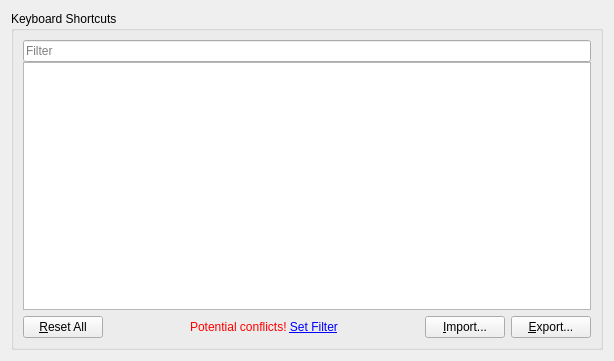
<?xml version="1.0" encoding="UTF-8"?>
<ui version="4.0">
 <class>Tiled::ShortcutSettingsPage</class>
 <widget class="QWidget" name="Tiled::ShortcutSettingsPage">
  <property name="geometry">
   <rect>
    <x>0</x>
    <y>0</y>
    <width>614</width>
    <height>361</height>
   </rect>
  </property>
  <layout class="QGridLayout" name="gridLayout">
   <item row="0" column="0">
    <widget class="QGroupBox" name="groupBox">
     <property name="title">
      <string>Keyboard Shortcuts</string>
     </property>
     <layout class="QGridLayout" name="gridLayout_2">
      <item row="0" column="0" colspan="6">
       <layout class="QVBoxLayout" name="verticalLayout">
        <property name="spacing">
         <number>0</number>
        </property>
        <item>
         <widget class="Tiled::FilterEdit" name="filterEdit">
          <property name="placeholderText">
           <string>Filter</string>
          </property>
         </widget>
        </item>
        <item>
         <widget class="QTreeView" name="shortcutsView">
          <property name="rootIsDecorated">
           <bool>false</bool>
          </property>
          <property name="uniformRowHeights">
           <bool>true</bool>
          </property>
          <property name="itemsExpandable">
           <bool>false</bool>
          </property>
          <property name="sortingEnabled">
           <bool>true</bool>
          </property>
          <attribute name="headerStretchLastSection">
           <bool>false</bool>
          </attribute>
         </widget>
        </item>
       </layout>
      </item>
      <item row="1" column="3">
       <spacer name="horizontalSpacer">
        <property name="orientation">
         <enum>Qt::Horizontal</enum>
        </property>
        <property name="sizeHint" stdset="0">
         <size>
          <width>20</width>
          <height>20</height>
         </size>
        </property>
       </spacer>
      </item>
      <item row="1" column="4">
       <widget class="QPushButton" name="importButton">
        <property name="text">
         <string>&amp;Import...</string>
        </property>
       </widget>
      </item>
      <item row="1" column="2">
       <widget class="QLabel" name="conflictsLabel">
        <property name="text">
         <string>&lt;html&gt;&lt;head/&gt;&lt;body&gt;&lt;p&gt;&lt;span style=&quot; color:#ff0000;&quot;&gt;Potential conflicts!&lt;/span&gt; &lt;a href=&quot;#show-conflicts&quot;&gt;&lt;span style=&quot; text-decoration: underline; color:#0000ff;&quot;&gt;Set Filter&lt;/span&gt;&lt;/a&gt;&lt;/p&gt;&lt;/body&gt;&lt;/html&gt;</string>
        </property>
       </widget>
      </item>
      <item row="1" column="1">
       <spacer name="horizontalSpacer_2">
        <property name="orientation">
         <enum>Qt::Horizontal</enum>
        </property>
        <property name="sizeHint" stdset="0">
         <size>
          <width>20</width>
          <height>20</height>
         </size>
        </property>
       </spacer>
      </item>
      <item row="1" column="5">
       <widget class="QPushButton" name="exportButton">
        <property name="text">
         <string>&amp;Export...</string>
        </property>
       </widget>
      </item>
      <item row="1" column="0">
       <widget class="QPushButton" name="resetButton">
        <property name="text">
         <string>&amp;Reset All</string>
        </property>
       </widget>
      </item>
     </layout>
    </widget>
   </item>
  </layout>
 </widget>
 <customwidgets>
  <customwidget>
   <class>Tiled::FilterEdit</class>
   <extends>QLineEdit</extends>
   <header>filteredit.h</header>
  </customwidget>
 </customwidgets>
 <tabstops>
  <tabstop>filterEdit</tabstop>
  <tabstop>shortcutsView</tabstop>
  <tabstop>resetButton</tabstop>
  <tabstop>importButton</tabstop>
  <tabstop>exportButton</tabstop>
 </tabstops>
 <resources/>
 <connections/>
</ui>
